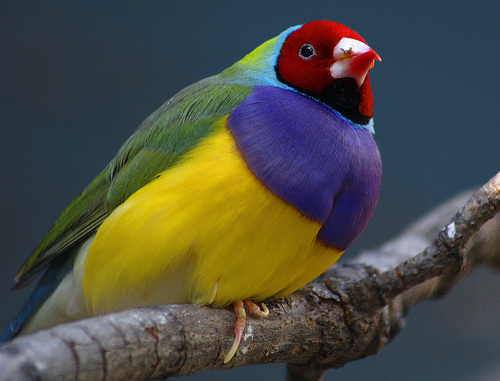
#> input picture bird_small.jpg, 500 x 381 px
$ python project05_Histogram_HinhRGB.py
#> lines starting #> are read from the running program, lines starting #| are printed output that depends on the picture
#> further down, imgPIL is the input picture: PIL image 500x381 RGB; mean R, G, B 76, 76.7, 67
import cv2                      #sử dụng thư viện openCV
from PIL import Image           #thư viện sử lý ảnh PILLOW hỗ trợ nhiều loại định dạng ảnh
import numpy as np              #Thư viện toán học, ma trận
import matplotlib.pyplot as plt #Thư viện vẽ biểu đồ

def TinhHistogram(HinhRGB):
    # mỗi pixel có giá trị từ 0-255, nên khai báo 3 mảng có 256 phần tử để chứa số đếm
    # của các pixel có cùng giá trị
    hisR = np.zeros(256)
    hisG = np.zeros(256)
    hisB = np.zeros(256)
    #kích thước ảnh
    w = HinhRGB.size[0]
#> w = 500
    h = HinhRGB.size[1]
#> h = 381

    for x in range (w):
        for y in range(h):
            #lấy giá trị xám tại các điểm x,y
            gR, gG, gB = HinhRGB.getpixel((x, y))

            #giá trị gray tính ra cũng là phần tử thứ gray trong mảng his, tăng số đếm của phần tử gray thêm 1
            hisR[gR] += 1
            hisG[gG] += 1
            hisB[gB] += 1
#> after the loop, hisB = 256 values, max 3917 at index 85, min 7 at index 232, mean 744.1; hisG = 256 values, max 7205 at index 66, min 1 at index 227, mean 744.1; hisR = 256 values, max 10350 at index 41, min 2 at index 252, mean 744.1
    return hisR, hisG, hisB

#vẽ biểu đồ histogram bằng thư viện matplotlib
def VebieudoHistogram(hisR, hisG, hisB):
    #khai báo kích thước biểu đồ ngang là 5, cao là 4, độ phân giải là 100
    w = 5
    h = 4
    plt.figure('Biểu đồ Histogram ảnh xám', figsize=(((w, h))), dpi=100)
    trucX = np.zeros(256)  #tạo mảng 256 phần tử
    trucX = np.linspace(0, 256, 256)  #vị trí đầu 0, cuối 256
    plt.plot(trucX, hisR, color = 'Red')
    plt.plot(trucX, hisG, color = 'Green')
    plt.plot(trucX, hisB, color = 'Blue')
    plt.title('Biểu đồ Histogram')
    plt.xlabel('Giá trị mức xám')
    plt.ylabel('số điểm cùng giá trị RGB')
    plt.show()

#chương trình chính
#khai báo đường dẫn tới file hình
filehinh = r'bird_small.jpg'

#đọc ảnh dùng thư viện PIL
imgPIL = Image.open(filehinh)

#tính histogram
hisR, hisG, hisB = TinhHistogram(imgPIL)

#chuyển ảnh PIL sang OpenCV để hiện thị bằng thư viện CV2, không sử dụng được vì PIL là BGR còn open CV là RGB
#HinhRGB = np.array(imgPIL)

img = cv2.imread('bird_small.jpg', cv2.IMREAD_COLOR)
cv2.imshow('Anh mau RGB', img)

#Hiển thị biểu đồ Histogram
VebieudoHistogram(hisR, hisG, hisB)
#> in VebieudoHistogram, `plt.show()`:
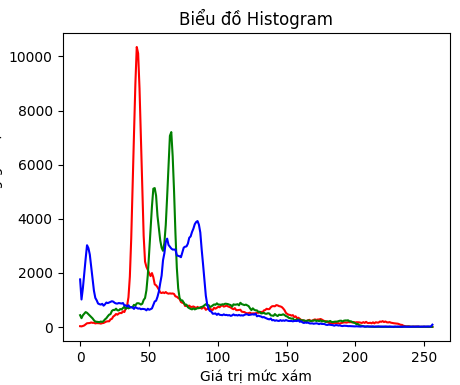
#> figure drawn by matplotlib, 1 panel; curve peaks at x = 41.16, y = 10350; curve peaks at x = 66.26, y = 7205; curve peaks at x = 85.33, y = 3917

# bấm phím bất kì để đóng cửa sổ hiện thị hình
cv2.waitKey(0)

#giải phóng bộ nhớ đã cấp phát cho các cửa sổ hiển thị hình
cv2.destroyAllWindows()

$ run again, with IOTvision (1).jpg copied over bird_small.jpg
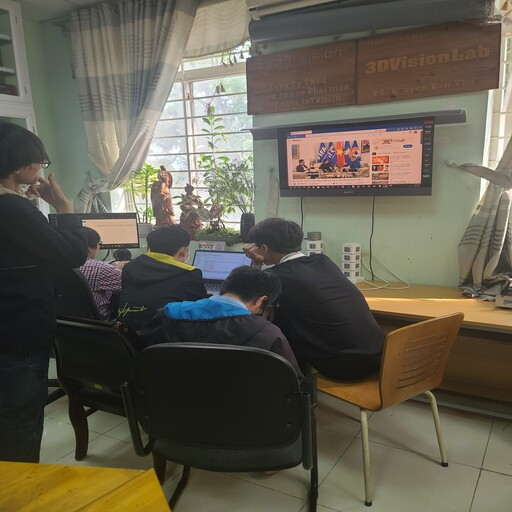
#> input picture IOTvision (1).jpg, 512 x 512 px
#> imgPIL is the input picture: PIL image 512x512 RGB; mean R, G, B 98.4, 93.8, 79.8
#> after the loop in TinhHistogram, `for x in range (w):`: hisB = 256 values, max 5965 at index 19, min 30 at index 252, mean 1024; hisG = 256 values, max 5861 at index 24, min 0 at index 0, mean 1024; hisR = 256 values, max 6886 at index 23, min 0 at index 1, mean 1024
#> in VebieudoHistogram, `plt.show()`:
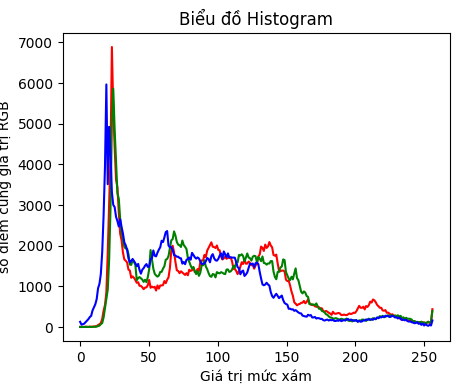
#> figure drawn by matplotlib, 1 panel; curve peaks at x = 23.09, y = 6886; curve peaks at x = 24.09, y = 5861; curve peaks at x = 19.07, y = 5965

$ run again, with IOTvision2.jpg copied over bird_small.jpg
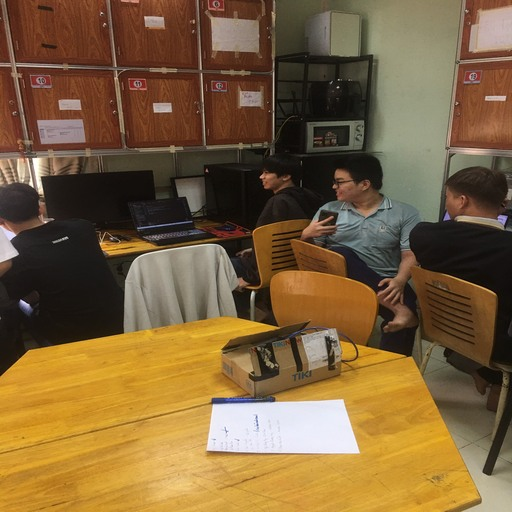
#> input picture IOTvision2.jpg, 512 x 512 px
#> imgPIL is the input picture: PIL image 512x512 RGB; mean R, G, B 124.3, 97.1, 59.9
#> after the loop in TinhHistogram, `for x in range (w):`: hisB = 256 values, max 4282 at index 30, min 10 at index 219, mean 1024; hisG = 256 values, max 3651 at index 154, min 5 at index 247, mean 1024; hisR = 256 values, max 3393 at index 25, min 0 at index 1, mean 1024
#> in VebieudoHistogram, `plt.show()`:
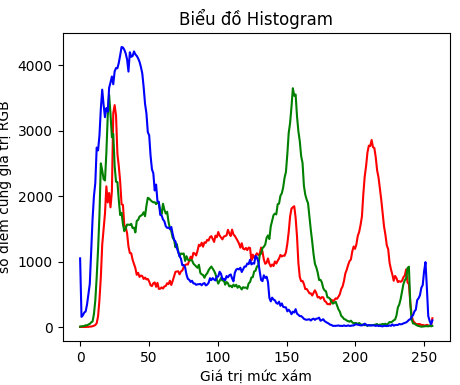
#> figure drawn by matplotlib, 1 panel; curve peaks at x = 25.1, y = 3393; curve peaks at x = 154.6, y = 3651; curve peaks at x = 30.12, y = 4282
